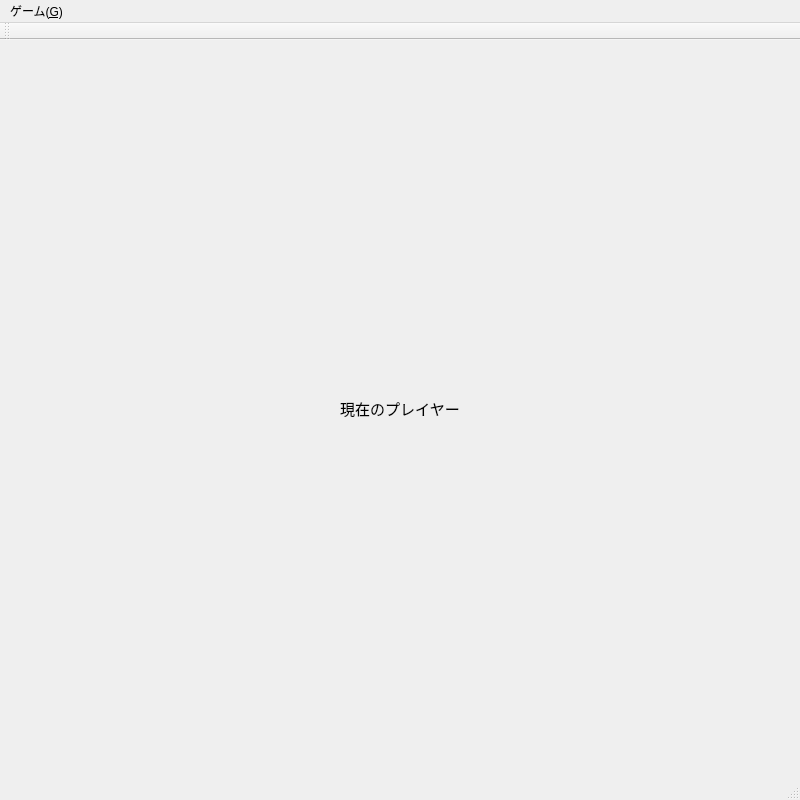
<?xml version="1.0" encoding="UTF-8"?>
<ui version="4.0">
 <class>MainWindow</class>
 <widget class="QMainWindow" name="MainWindow">
  <property name="geometry">
   <rect>
    <x>0</x>
    <y>0</y>
    <width>800</width>
    <height>800</height>
   </rect>
  </property>
  <property name="windowTitle">
   <string>MainWindow</string>
  </property>
  <widget class="QWidget" name="centralWidget">
   <layout class="QHBoxLayout" name="horizontalLayout">
    <item>
     <layout class="QVBoxLayout" name="container">
      <property name="sizeConstraint">
       <enum>QLayout::SetNoConstraint</enum>
      </property>
      <item>
       <layout class="QHBoxLayout" name="scores"/>
      </item>
      <item>
       <widget class="QLabel" name="currentPlayer">
        <property name="sizePolicy">
         <sizepolicy hsizetype="Preferred" vsizetype="Fixed">
          <horstretch>0</horstretch>
          <verstretch>0</verstretch>
         </sizepolicy>
        </property>
        <property name="font">
         <font>
          <family>メイリオ</family>
          <pointsize>11</pointsize>
         </font>
        </property>
        <property name="text">
         <string>現在のプレイヤー</string>
        </property>
        <property name="alignment">
         <set>Qt::AlignCenter</set>
        </property>
        <property name="margin">
         <number>8</number>
        </property>
       </widget>
      </item>
      <item>
       <layout class="QGridLayout" name="field"/>
      </item>
     </layout>
    </item>
   </layout>
  </widget>
  <widget class="QToolBar" name="mainToolBar">
   <attribute name="toolBarArea">
    <enum>TopToolBarArea</enum>
   </attribute>
   <attribute name="toolBarBreak">
    <bool>false</bool>
   </attribute>
  </widget>
  <widget class="QMenuBar" name="menuBar">
   <property name="geometry">
    <rect>
     <x>0</x>
     <y>0</y>
     <width>800</width>
     <height>21</height>
    </rect>
   </property>
   <widget class="QMenu" name="menu_game">
    <property name="title">
     <string>ゲーム(&amp;G)</string>
    </property>
    <addaction name="menu_new"/>
   </widget>
   <addaction name="menu_game"/>
  </widget>
  <widget class="QStatusBar" name="statusBar"/>
  <action name="menu_new">
   <property name="text">
    <string>新規ゲーム(&amp;N)</string>
   </property>
  </action>
 </widget>
 <layoutdefault spacing="6" margin="11"/>
 <resources/>
 <connections/>
</ui>
